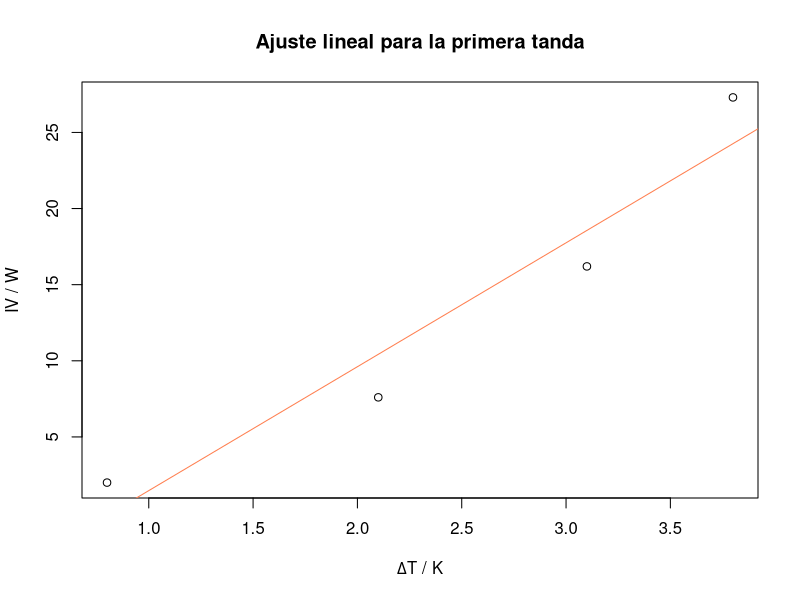
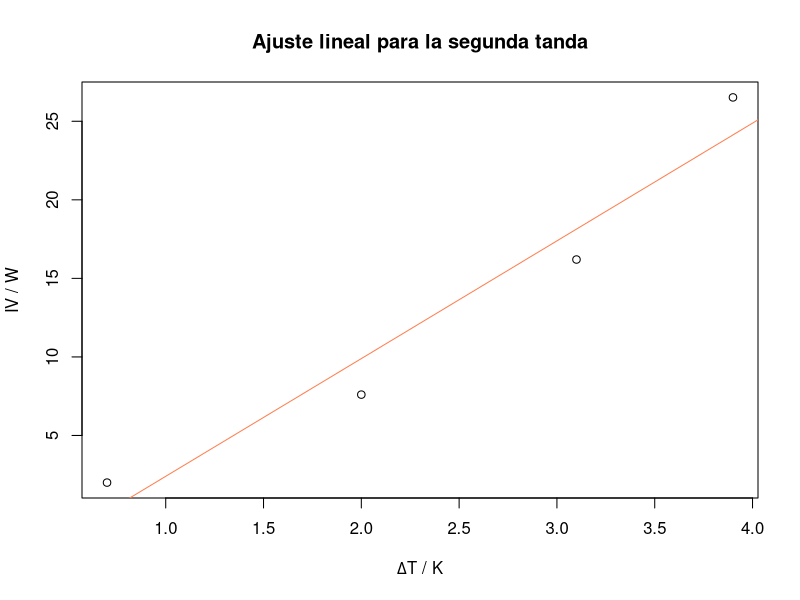

Source code (R) for these figures, in order:
## ---- chunk 1
knitr::opts_chunk$set(echo = FALSE)
## ---- chunk 2
# Datos recogidos
i <- c(1,2,3,4,5,6,7)
m <- c(113.7,114.0,113.7,114.2,113.6,113.9,115.4) #gramos

# Tabla
data <- data.frame(i,m)
colnames(data) <- c("Medida","m / g")
  
knitr::kable(
  data,
  caption="Masa de agua que fluye tras 60 segundos",
  booktabs = TRUE,
  escape = FALSE,
  row.names = FALSE,
  align="c"
)

# Valor del cuadal y desviación típica
G <- mean(m)/60 #g/s
err_G <- sd(m)/60
## ---- chunk 3
# Datos recogidos
i <- c(1,2,3,4)
V_1 <- c(2,4,6,7.8) #voltios
I_1 <- c(1,1.9,2.7,3.5) #amperios
P_1 <- I_1*V_1 #vatios
T1_1 <- c(15.7, 15.7, 15.7, 15.7) #celsius
T2_1 <- c(16.5, 17.8, 18.8, 19.5)
delta_T_1 <- T2_1-T1_1

# Tabla
data <- data.frame(i,V_1,I_1,P_1,T1_1,T2_1,delta_T_1)
colnames(data) <- c("Medida","V / V","I / A","P / W","$T_1$ / ºC","$T_2$ / ºC","$\\Delta T$ / ºC")
knitr::kable(
  data,
  caption="Medidas experimentales en el calorímetro y medidor de temperatura en la primera tanda",
  booktabs = TRUE,
  escape = FALSE,
  row.names = FALSE,
  align ="c"
)
## ---- chunk 4
# Datos recogidos
i <- c(1,2,3,4)
V_2 <- c(2,4,6,7.8) #voltios
I_2 <- c(1,1.9,2.7,3.4) #amperios
P_2 <- I_2*V_2 #vatios
T1_2 <- c(15.8, 15.8, 15.8, 15.8) #celsius
T2_2 <- c(16.5, 17.8, 18.9, 19.7)
delta_T_2 <- T2_2-T1_2

# Tabla
data <- data.frame(i,V_2,I_2,P_2,T1_2,T2_2,delta_T_2)
colnames(data) <- c("Medida","V / V","I / A","P / W","$T_1$ / ºC","$T_2$ / ºC","$\\Delta T$ / ºC")
knitr::kable(
  data,
  caption="Medidas experimentales en el calorímetro y medidor de temperatura en la segunda tanda",
  booktabs = TRUE,
  escape = FALSE,
  row.names = FALSE,
  align="c"
)
## ---- chunk 5
# Ajuste lineal
modelo_lineal <- lm(P_1 ~ delta_T_1)
resumen <- summary(modelo_lineal)
pendiente_1 <- modelo_lineal$coefficients[[2]]
inc_pendiente_1 <- resumen$coefficients[2,2]
ordenada_1 <- modelo_lineal$coefficients[[1]]
inc_ordenada_1 <- resumen$coefficients[1,2]

# Graficamos los datos y la línea de ajuste
titulo <- "Ajuste lineal para la primera tanda"
plot(delta_T_1, P_1, main = titulo, ylab ="IV / W", xlab = expression(paste(Delta,"T / K")))
abline(modelo_lineal, col = "coral")
## ---- chunk 6
# Ajuste lineal
modelo_lineal <- lm(P_2 ~ delta_T_2)
resumen <- summary(modelo_lineal)
pendiente_2 <- modelo_lineal$coefficients[[2]]
inc_pendiente_2 <- resumen$coefficients[2,2]
ordenada_2 <- modelo_lineal$coefficients[[1]]
inc_ordenada_2 <- resumen$coefficients[1,2]

# Graficamos los datos y la línea de ajuste
titulo <- "Ajuste lineal para la segunda tanda"
plot(delta_T_2, P_2, main = titulo, ylab ="IV / W", xlab = expression(paste(Delta,"T / K")))
abline(modelo_lineal, col = "coral")
## ---- chunk 7
# Calculo de c
c1 <- pendiente_1/G
c2 <- pendiente_2/G

# Calculo del error de c
err_c1 <- sqrt((inc_pendiente_1/G)^2 + (pendiente_1/G^2*err_G)^2)
err_c2 <- sqrt((inc_pendiente_2/G)^2 + (pendiente_2/G^2*err_G)^2)

# Media de las dos tandas
c <- (c1 + c2)/2
err_c <- (err_c1 + err_c2)/2
Qp <- (ordenada_1 + ordenada_2)/2
err_Qp <- (inc_ordenada_1 + inc_ordenada_2)/2
